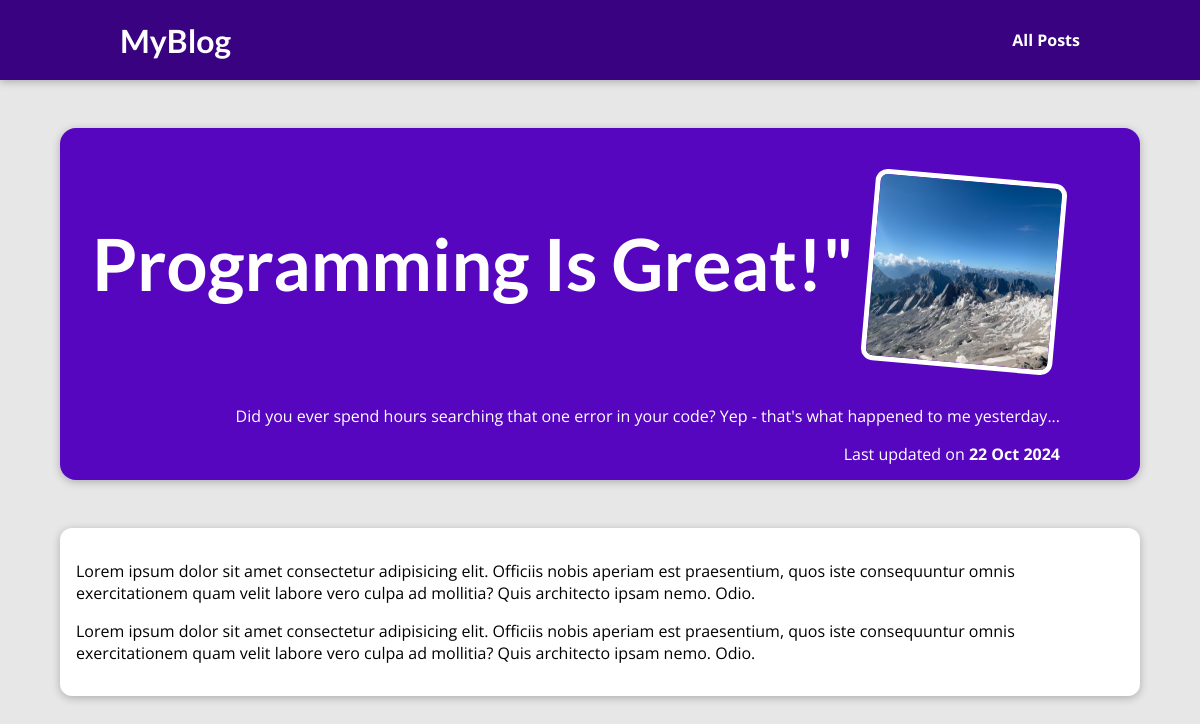
Page /posts/programming-is-fun on the committed database.
### blog/models.py (models this page shows)
class Post(models.Model):
    title = models.CharField(null=True, max_length=150)
    excerpt = models.CharField(null=True, max_length=200)
    image =  models.CharField(null=True, max_length=100)
    date = models.DateField(auto_now=True)
    slug = models.CharField(null=True, max_length=100)
    content = models.TextField(null=True, validators=[MinLengthValidator(10)])
    author = models.ForeignKey(Author, on_delete=models.SET_NULL, null=True, related_name="posts")
    tags = models.ManyToManyField(Tag)

### blog/views.py (the view)
# urls.py: path('posts/<slug:slug>', views.post, name='post'),
def post(request, slug):
    id_post = get_object_or_404(Post, slug=slug)
    return render(request, 'blog/post.html', {
        "post": id_post
    })

### blog/templates/blog/post.html (shortened to what this page needs)
{% extends "base.html" %}
{% load static %}
{% block css_files %}
    <link rel="stylesheet" href="{% static "blog/post.css" %}">
{% endblock %}
{% block page_content %}
    <section id="summary">
        <h2>{{ post.title }}</h2>
        <article>
            <img src="{% static "blog/images/"|add:post.image %}" alt="Post Title">
            <p>{{ post.excerpt }}</p>
            <div>Last updated on <time>{{post.date|date:"d M Y"}}</time></div>
        </section>
    <main>
        <p>{{ post.content|linebreaks }}</p>
    </main>
{% endblock %}

### static/app.css (style rules this page uses)
* { box-sizing: border-box; }
html { font-family: 'Open Sans', 'Lato', sans-serif; }
body { margin: 0; }
h1, h2, h3 { font-family: 'Lato', sans-serif; font-weight: bold; }

### blog/static/blog/post.css (style rules this page uses)
body { background-color: #e7e7e7; }
#summary { margin: 8rem auto 3rem auto; padding: 2rem; width: 90%; max-width: 90rem; border-radius: 16px; background-color: #5706c0; position: relative; box-shadow: 0 2px 8px rgba(0, 0, 0, 0.25); height: 22rem; }
#summary h2 { color: white; font-size: 4.5rem; }
#summary article { position: absolute; top: 2rem; right: 3rem; padding: 1rem 2rem; border-radius: 12px; text-align: right; color: white; }
#summary article img { width: 12rem; height: 12rem; border-radius: 12px; transform: rotateZ(5deg); border: 5px solid white; margin-bottom: 1rem; }
#summary time { font-weight: bold; }
main { width: 90%; max-width: 90rem; margin: 3rem auto; background-color: white; padding: 1rem; border-radius: 12px; box-shadow: 0 2px 8px rgba(0, 0, 0, 0.25); }

### rows in the picture
Post: title "Programming Is Great!\"", image (picture), excerpt "Did you ever spend hours searching that one error in your code? Yep - that's what happened to me yesterday...", date "22 Oct 2024", content "Lorem ipsum dolor sit amet consectetur adipisicing elit. Officiis nobis aperiam est praesentium, quos iste consequuntur omnis exercitationem quam velit labore vero culpa ad mollitia? Quis architecto ipsam nemo. Odio. Lorem ipsum dolor sit amet consectetur adipisicing elit. Officiis nobis aperiam est praesentium, quos iste consequuntur omnis exercitationem quam velit labore vero culpa ad mollitia? Quis architecto ipsam nemo. Odio."
